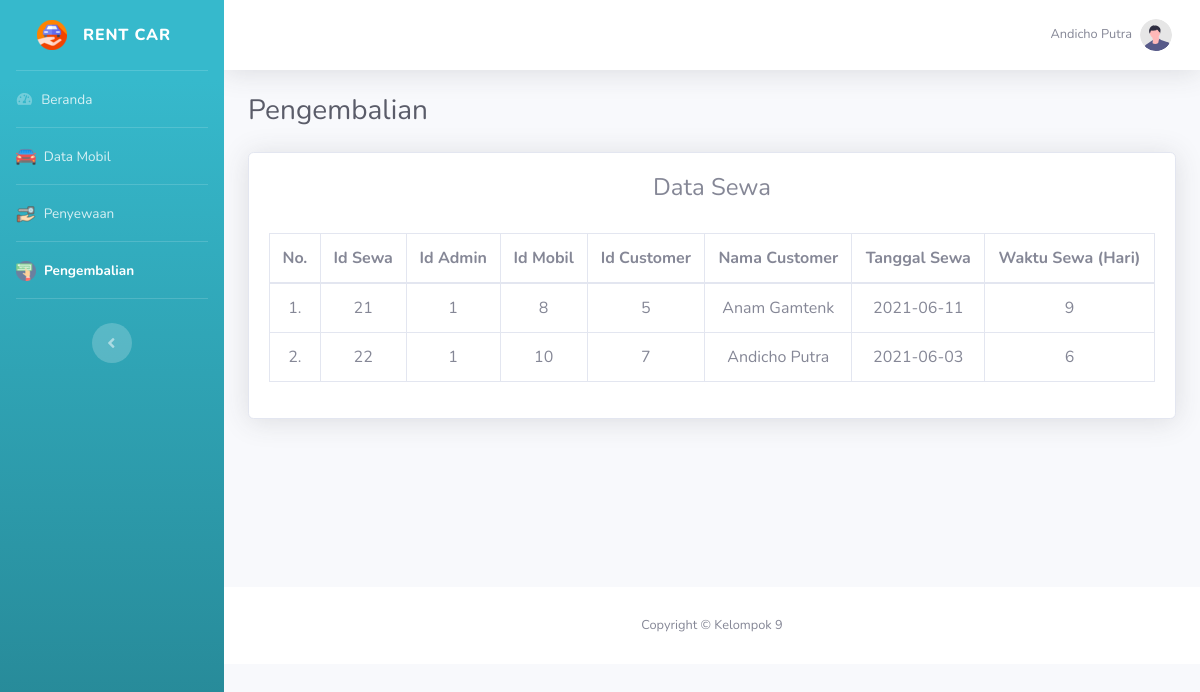
/data_sewa.php (signed in), run on the app's committed database.
### tables this page shows
CREATE TABLE `penyewaan` (
  `id_sewa` int(11) NOT NULL,
  `id_admin` int(11) NOT NULL,
  `id_mobil` int(11) NOT NULL,
  `id_customer` int(11) NOT NULL,
  `tanggal_sewa` date NOT NULL,
  `waktu_sewa` int(25) NOT NULL
);

CREATE TABLE `customer` (
  `id_customer` int(11) NOT NULL,
  `nama` varchar(100) NOT NULL,
  `no_ktp` int(16) NOT NULL,
  `alamat` varchar(100) NOT NULL,
  `tanggal_lahir` date NOT NULL
);

### data_sewa.php (the view, shortened to what this page needs)
<!DOCTYPE html>
<?php
include "connection/koneksi.php";
$id = $_SESSION['id_admin'];
if(isset ($_SESSION['username'])){
    $query = "select * from admin natural join level_user where id_admin = $id";
    mysqli_query($conn, $query);
    $sql = mysqli_query($conn, $query);
    while($r = mysqli_fetch_array($sql)){
?>
<html lang="en">
<head>
    <link href="vendor/fontawesome-free/css/all.min.css" rel="stylesheet" type="text/css">
    <link href="css/sb-admin-2.min.css" rel="stylesheet">
    <link href="css/arabic.css" rel="stylesheet" >
</head>
<body id="page-top">
    <div id="wrapper">
        <ul class="navbar-nav bg-gradient-info sidebar sidebar-dark accordion" id="accordionSidebar">
        <?php
            if($r['id_level'] == 1){
        ?>
            <a class="sidebar-brand d-flex align-items-center justify-content-center" href="beranda.php">
                <div class="sidebar-brand-icon">
                    <img src="img/icon.png" width="30px" height="30px">
                </div>
                <div class="sidebar-brand-text mx-3">Rent Car</div>
            </a>
            <hr class="sidebar-divider my-0">
            <li class="nav-item">
                <a class="nav-link" href="beranda.php">
                    <i class="fas fa-fw fa-tachometer-alt"></i>
                    <span>Beranda</span>
                </a>
            </li>
            <hr class="sidebar-divider my-0">
            <li class="nav-item">
                <a class="nav-link" href="data_mobil.php">
                <img alt="Image placeholder" src="img/mobil.png">
                    <span>&nbsp;Data Mobil</span>
                </a>
            </li>
            <hr class="sidebar-divider my-0">
            <li class="nav-item">
                <a class="nav-link" href="peminjaman.php">
                <img alt="Image placeholder" src="img/pinjam.png">
                    <span>&nbsp;Penyewaan</span>
                </a>
            </li>
            <hr class="sidebar-divider my-0">
            <li class="nav-item active">
                <a class="nav-link" href="pengembalian.php">
                <img alt="Image placeholder" src="img/kembali.png">
                    <span>&nbsp;Pengembalian</span>
                </a>
            </li>
            <hr class="sidebar-divider my-0">
            <br>
            <div class="text-center d-none d-md-inline">
                <button class="rounded-circle border-0" id="sidebarToggle"></button>
            </div>
        <?php
            } else if($r['id_level'] == 2){
        ?>
            <a class="sidebar-brand d-flex align-items-center justify-content-center" href="beranda.php">
                <div class="sidebar-brand-icon rotate-n-15">
                    <img src="img/dashboard.png" width="30px" height="30px">
                </div>
                <div class="sidebar-brand-text mx-3">Rent Car</div>
            </a>
            <hr class="sidebar-divider my-0">
            <li class="nav-item active">
                <a class="nav-link" href="beranda.php">
                    <i class="fas fa-fw fa-tachometer-alt"></i>
                    <span>Beranda</span>
                </a>
            </li>
            <hr class="sidebar-divider my-0">
            <li class="nav-item">
                <a class="nav-link" href="data_mobil_admin.php">
                    <i class="fas fa-fw fa-folder"></i>
                    <span>Data Mobil</span>
                </a>
            </li>
            <hr class="sidebar-divider my-0">
            <li class="nav-item">
                <a class="nav-link" href="data_transaksi.php">
                    <i class="fas fa-fw fa-folder"></i>
                    <span>Data Transaksi</span>
                </a>
            </li>
            <hr class="sidebar-divider my-0">
            <br>
            <div class="text-center d-none d-md-inline">
                <button class="rounded-circle border-0" id="sidebarToggle"></button>
            </div>
        <?php
            }
        ?>
        </ul>
        <div id="content-wrapper" class="d-flex flex-column">
            <div id="content">
                <nav class="navbar navbar-expand navbar-light bg-white topbar mb-4 static-top shadow">
                    <ul class="navbar-nav ml-auto">
                        <li class="nav-item dropdown no-arrow">
                            <a class="nav-link dropdown-toggle" href="#" id="userDropdown" role="button"
                                data-toggle="dropdown" aria-haspopup="true" aria-expanded="false">
                                <span class="mr-2 d-none d-lg-inline text-gray-600 small"><?php echo $r['nama'];?></span>
                                <img class="img-profile rounded-circle"
                                    src="img/undraw_profile.svg">
                            </a>
                        </li>
                    </ul>
                </nav>
            <div class="container-fluid">
                <div class="d-sm-flex align-items-center justify-content-between mb-4">
                    <h1 class="h3 mb-0 text-gray-800">Pengembalian</h1>
                </div>
                <section class="mar-top--x-3 mar-bottom--x-5">
                    <div class="card shadow mb-4">
                        <div class="card-body">
                            <div class="responsive">
                                <div class="judul">
                                    <h4 align="center">Data Sewa</h4>
                                    <br>
                                </div>
                                <?php
                                $query_data_sewa = "SELECT penyewaan.id_sewa, penyewaan.id_admin, penyewaan.id_mobil, penyewaan.id_customer, customer.nama, penyewaan.tanggal_sewa, penyewaan.waktu_sewa
                                                    FROM penyewaan
                                                    INNER JOIN customer ON penyewaan.id_customer = customer.id_customer;";
                                $sql_data_sewa = mysqli_query($conn, $query_data_sewa);
                                $no = 1;
                                ?>
                                <table class="table table-bordered" id="dataTable" width="100%" cellspacing="0">
                                    <thead align="center">
                                        <tr>
                                            <th>No.</th>
                                            <th>Id Sewa</th>
                                            <th>Id Admin</th>
                                            <th>Id Mobil</th>
                                            <th>Id Customer</th>
                                            <th>Nama Customer</th>
                                            <th>Tanggal Sewa</th>
                                            <th>Waktu Sewa (Hari)</th>
                                        </tr>
                                    </thead>
                                    <tbody align="center">
                                    <?php
                                        while($r_dt_sewa = mysqli_fetch_array($sql_data_sewa)){
                                    ?>
                                        <tr class="odd gradeX">
                                        <td><center><?php echo $no++; ?>.</center></td>
                                        <td><?php echo $r_dt_sewa['id_sewa']; ?></td>
                                        <td><?php echo $r_dt_sewa['id_admin']; ?></td>
                                        <td><?php echo $r_dt_sewa['id_mobil']; ?></td>
                                        <td><?php echo $r_dt_sewa['id_customer']; ?></td>
                                        <td><?php echo $r_dt_sewa['nama']; ?></td>
                                        <td><?php echo $r_dt_sewa['tanggal_sewa']; ?></td>
                                        <td><?php echo $r_dt_sewa['waktu_sewa']; ?></td>
                                        </tr>
                                    <?php
                                        }
                                    ?>
                                    </tbody>
                                </table>
                            </div>
                        </div>
                    </div>
                </section>
            </div>
            <br><br><br><br><br><br>
            <footer class="sticky-footer bg-white">
                <div class="container my-auto">
                    <div class="copyright text-center my-auto">
                        <span>Copyright &copy; Kelompok 9</span>
                    </div>
                </div>
            </footer>
        </div>
    </div>
</body>
</html>
<?php
  }
} else {
  header('location: logout.php');
}
?>

### data on the page
penyewaan: id_sewa "21", id_admin "1", id_mobil "8", id_customer "5", id_customer.nama "Anam Gamtenk", tanggal_sewa "2021-06-11", waktu_sewa "9"
penyewaan: id_sewa "22", id_admin "1", id_mobil "10", id_customer "7", id_customer.nama "Andicho Putra", tanggal_sewa "2021-06-03", waktu_sewa "6"

### other printed values
$r['nama'] "Andicho Putra"
